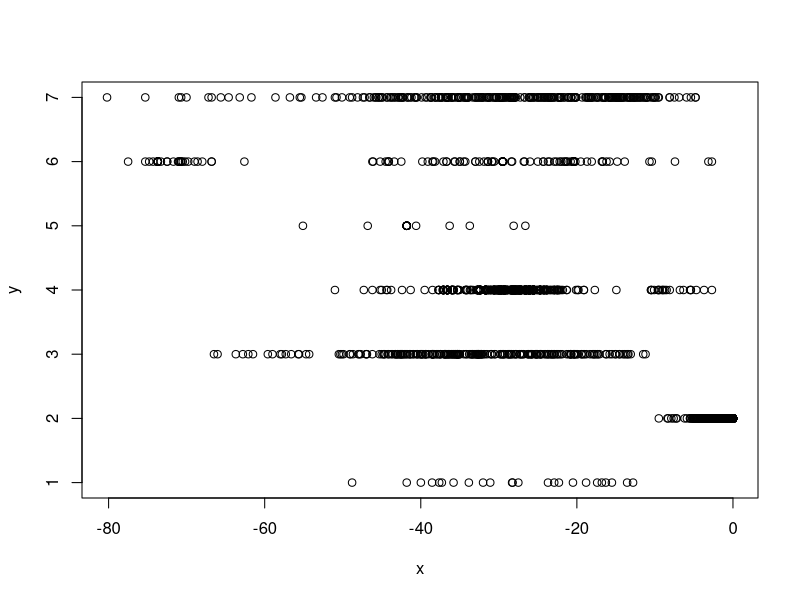
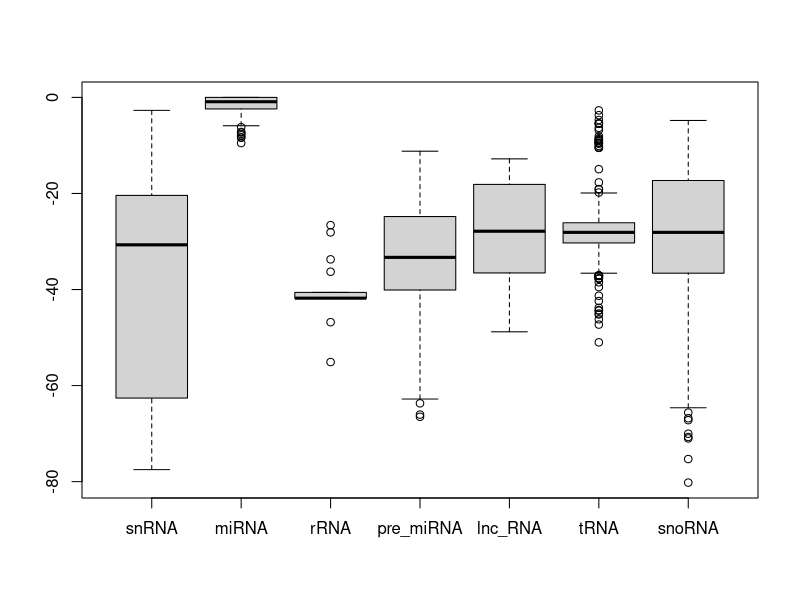
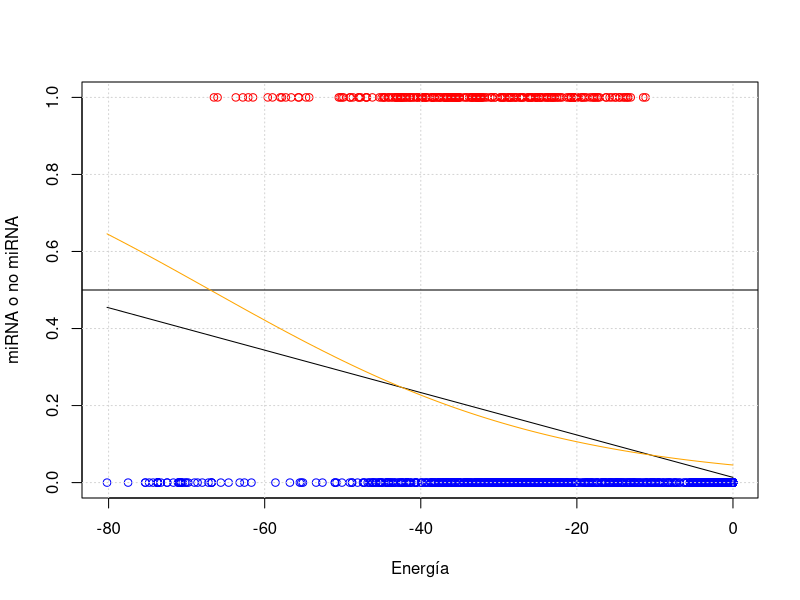

Generate these figures, in order, with R:


# Remove list

rm(list = ls())

Tabla_row_fix<- read.table("Tabla_row_fix.txt", sep = "\t",
                           header = TRUE, row.names = 1)



# Crear vectores

z <- Tabla_row_fix$dG
x <- as.numeric(z)

w <- ifelse(Tabla_row_fix$type=="lnc_RNA",
  1,ifelse(Tabla_row_fix$type=="miRNA",
  2,ifelse(Tabla_row_fix$type=="pre_miRNA",
  3,ifelse(Tabla_row_fix$type=="tRNA",
  4,ifelse(Tabla_row_fix$type=="rRNA",
  5,ifelse(Tabla_row_fix$type=="snRNA",6,7))))))

y <- as.numeric(w)

a<- (y==1)
lnc_RNA<- x[a]
b<- (y==2)
miRNA<- x[b]
c<- (y==3)
pre_miRNA<- x[c]
d<- (y==4)
tRNA<- x[d]
e<- (y==5)
rRNA<- x[e]
f<- (y==6)
snRNA<- x[f]
g<- (y==7)
snoRNA<- x[g]



plot(x,y)
boxplot(list(snRNA,miRNA, rRNA, pre_miRNA, lnc_RNA,tRNA,snoRNA),
        names = c("snRNA","miRNA", "rRNA", "pre_miRNA", "lnc_RNA","tRNA","snoRNA"))
 
allRNA<- Tabla_row_fix$dG

miRNAd<- ifelse(Tabla_row_fix$type=="pre_miRNA", 1,0)


# Crear tabla
tab<- data.frame(x=allRNA, y = miRNAd)
tab<- tab[order(tab$x),]

# Modelo lineal

modeloL<- lm(formula=y~x, data=tab)
summary(modeloL)

# # Modelo sigmoide
# 
# sigmoide <- function(x = NULL, y = NULL, b = 1, a = 0) {
#   
#   # Cacula a partir de la definiciÃ³n de la sigmoide
#   s <- 1 / (1 + exp(-(b*(x-a))))
#   
#   return(s)
# }
# 
# sigmoide(x = 0)
# x0 <- seq(-3, 3, 0.1)
# plot(x0, sigmoide(x0, a = 0, b = 10), type = "l", lwd = 3)
# abline(h = 0.5, v = 0, col = rgb(0.1, 0.1, 0.1 ,0.5), 
#        lwd = 2, lty = 2) 
# grid()

 
modeloS <- glm(formula = y~x, data = tab, 
               family = binomial(link = "logit"))


# Gráfica

cols <- ifelse(tab$y == 1, "red", "blue")
plot(tab, xlab="Energía",ylab="miRNA o no miRNA", col=cols )
grid()
abline(h=0.5)
lines(tab$x,modeloL$fitted.values, col="black")
lines(tab$x,modeloS$fitted.values, col="orange")


predict(modeloS, data.frame(x=-70),type="response")









